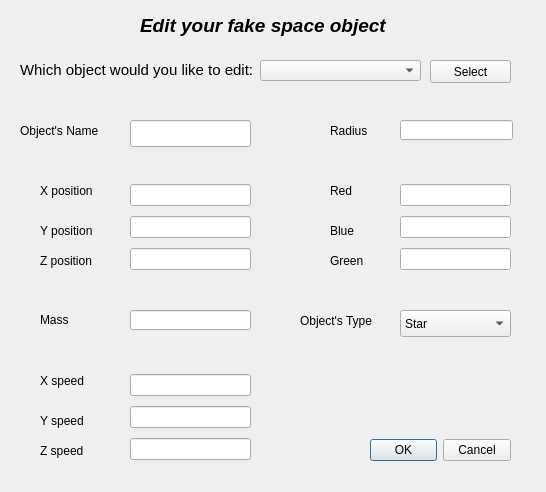
<?xml version="1.0" encoding="UTF-8"?>
<ui version="4.0">
 <class>EditSpaceObject</class>
 <widget class="QDialog" name="EditSpaceObject">
  <property name="geometry">
   <rect>
    <x>0</x>
    <y>0</y>
    <width>546</width>
    <height>492</height>
   </rect>
  </property>
  <property name="windowTitle">
   <string>Edit fake space object</string>
  </property>
  <widget class="QLabel" name="label_13">
   <property name="geometry">
    <rect>
     <x>140</x>
     <y>10</y>
     <width>341</width>
     <height>31</height>
    </rect>
   </property>
   <property name="font">
    <font>
     <pointsize>14</pointsize>
     <weight>75</weight>
     <italic>true</italic>
     <bold>true</bold>
    </font>
   </property>
   <property name="text">
    <string>Edit your fake space object</string>
   </property>
  </widget>
  <widget class="QLabel" name="label_6">
   <property name="geometry">
    <rect>
     <x>40</x>
     <y>440</y>
     <width>81</width>
     <height>21</height>
    </rect>
   </property>
   <property name="text">
    <string>Z speed</string>
   </property>
  </widget>
  <widget class="QWidget" name="layoutWidget">
   <property name="geometry">
    <rect>
     <x>130</x>
     <y>370</y>
     <width>121</width>
     <height>95</height>
    </rect>
   </property>
   <layout class="QVBoxLayout" name="verticalLayout">
    <item>
     <widget class="QLineEdit" name="lineEdit_6"/>
    </item>
    <item>
     <widget class="QLineEdit" name="lineEdit_7"/>
    </item>
    <item>
     <widget class="QLineEdit" name="lineEdit_8"/>
    </item>
   </layout>
  </widget>
  <widget class="QLabel" name="label_7">
   <property name="geometry">
    <rect>
     <x>40</x>
     <y>410</y>
     <width>81</width>
     <height>21</height>
    </rect>
   </property>
   <property name="text">
    <string>Y speed</string>
   </property>
  </widget>
  <widget class="QLineEdit" name="lineEdit">
   <property name="geometry">
    <rect>
     <x>130</x>
     <y>120</y>
     <width>121</width>
     <height>27</height>
    </rect>
   </property>
   <property name="text">
    <string/>
   </property>
  </widget>
  <widget class="QLabel" name="label_10">
   <property name="geometry">
    <rect>
     <x>330</x>
     <y>250</y>
     <width>61</width>
     <height>21</height>
    </rect>
   </property>
   <property name="text">
    <string>Green</string>
   </property>
  </widget>
  <widget class="QLabel" name="label_14">
   <property name="geometry">
    <rect>
     <x>330</x>
     <y>120</y>
     <width>51</width>
     <height>21</height>
    </rect>
   </property>
   <property name="text">
    <string>Radius</string>
   </property>
  </widget>
  <widget class="QLabel" name="label_5">
   <property name="geometry">
    <rect>
     <x>40</x>
     <y>310</y>
     <width>81</width>
     <height>20</height>
    </rect>
   </property>
   <property name="text">
    <string>Mass</string>
   </property>
  </widget>
  <widget class="QLabel" name="label_11">
   <property name="geometry">
    <rect>
     <x>330</x>
     <y>180</y>
     <width>61</width>
     <height>21</height>
    </rect>
   </property>
   <property name="text">
    <string>Red</string>
   </property>
  </widget>
  <widget class="QDialogButtonBox" name="buttonBox">
   <property name="geometry">
    <rect>
     <x>370</x>
     <y>330</y>
     <width>141</width>
     <height>241</height>
    </rect>
   </property>
   <property name="minimumSize">
    <size>
     <width>0</width>
     <height>241</height>
    </size>
   </property>
   <property name="maximumSize">
    <size>
     <width>16777215</width>
     <height>241</height>
    </size>
   </property>
   <property name="orientation">
    <enum>Qt::Horizontal</enum>
   </property>
   <property name="standardButtons">
    <set>QDialogButtonBox::Cancel|QDialogButtonBox::Ok</set>
   </property>
  </widget>
  <widget class="QLabel" name="label">
   <property name="geometry">
    <rect>
     <x>20</x>
     <y>120</y>
     <width>101</width>
     <height>21</height>
    </rect>
   </property>
   <property name="text">
    <string>Object's Name</string>
   </property>
  </widget>
  <widget class="QWidget" name="layoutWidget_2">
   <property name="geometry">
    <rect>
     <x>130</x>
     <y>180</y>
     <width>121</width>
     <height>95</height>
    </rect>
   </property>
   <layout class="QVBoxLayout" name="verticalLayout_2">
    <item>
     <widget class="QLineEdit" name="lineEdit_2"/>
    </item>
    <item>
     <widget class="QLineEdit" name="lineEdit_3"/>
    </item>
    <item>
     <widget class="QLineEdit" name="lineEdit_4"/>
    </item>
   </layout>
  </widget>
  <widget class="QLabel" name="label_2">
   <property name="geometry">
    <rect>
     <x>40</x>
     <y>250</y>
     <width>81</width>
     <height>21</height>
    </rect>
   </property>
   <property name="text">
    <string>Z position</string>
   </property>
  </widget>
  <widget class="QWidget" name="layoutWidget_3">
   <property name="geometry">
    <rect>
     <x>400</x>
     <y>180</y>
     <width>111</width>
     <height>95</height>
    </rect>
   </property>
   <layout class="QVBoxLayout" name="verticalLayout_3">
    <item>
     <widget class="QLineEdit" name="lineEdit_10"/>
    </item>
    <item>
     <widget class="QLineEdit" name="lineEdit_11"/>
    </item>
    <item>
     <widget class="QLineEdit" name="lineEdit_12"/>
    </item>
   </layout>
  </widget>
  <widget class="QLabel" name="label_3">
   <property name="geometry">
    <rect>
     <x>40</x>
     <y>220</y>
     <width>81</width>
     <height>21</height>
    </rect>
   </property>
   <property name="text">
    <string>Y position</string>
   </property>
  </widget>
  <widget class="QComboBox" name="comboBox">
   <property name="geometry">
    <rect>
     <x>400</x>
     <y>310</y>
     <width>111</width>
     <height>27</height>
    </rect>
   </property>
   <item>
    <property name="text">
     <string>Star</string>
    </property>
   </item>
   <item>
    <property name="text">
     <string>Planet</string>
    </property>
   </item>
   <item>
    <property name="text">
     <string>Satellite</string>
    </property>
   </item>
  </widget>
  <widget class="QLabel" name="label_9">
   <property name="geometry">
    <rect>
     <x>330</x>
     <y>220</y>
     <width>61</width>
     <height>21</height>
    </rect>
   </property>
   <property name="text">
    <string>Blue</string>
   </property>
  </widget>
  <widget class="QLabel" name="label_12">
   <property name="geometry">
    <rect>
     <x>300</x>
     <y>310</y>
     <width>101</width>
     <height>21</height>
    </rect>
   </property>
   <property name="text">
    <string>Object's Type</string>
   </property>
  </widget>
  <widget class="QLabel" name="label_4">
   <property name="geometry">
    <rect>
     <x>40</x>
     <y>180</y>
     <width>81</width>
     <height>21</height>
    </rect>
   </property>
   <property name="text">
    <string>X position</string>
   </property>
  </widget>
  <widget class="QLabel" name="label_8">
   <property name="geometry">
    <rect>
     <x>40</x>
     <y>370</y>
     <width>81</width>
     <height>21</height>
    </rect>
   </property>
   <property name="text">
    <string>X speed</string>
   </property>
  </widget>
  <widget class="QLabel" name="label_15">
   <property name="geometry">
    <rect>
     <x>20</x>
     <y>60</y>
     <width>241</width>
     <height>20</height>
    </rect>
   </property>
   <property name="font">
    <font>
     <pointsize>11</pointsize>
     <weight>50</weight>
     <bold>false</bold>
    </font>
   </property>
   <property name="text">
    <string>Which object would you like to edit:</string>
   </property>
  </widget>
  <widget class="QComboBox" name="comboBox_2">
   <property name="geometry">
    <rect>
     <x>260</x>
     <y>60</y>
     <width>161</width>
     <height>21</height>
    </rect>
   </property>
  </widget>
  <widget class="QPushButton" name="pushButton">
   <property name="geometry">
    <rect>
     <x>430</x>
     <y>60</y>
     <width>81</width>
     <height>23</height>
    </rect>
   </property>
   <property name="text">
    <string>Select</string>
   </property>
  </widget>
  <widget class="QLineEdit" name="lineEdit_5">
   <property name="geometry">
    <rect>
     <x>130</x>
     <y>310</y>
     <width>121</width>
     <height>20</height>
    </rect>
   </property>
  </widget>
  <widget class="QLineEdit" name="lineEdit_9">
   <property name="geometry">
    <rect>
     <x>400</x>
     <y>120</y>
     <width>113</width>
     <height>20</height>
    </rect>
   </property>
  </widget>
 </widget>
 <resources/>
 <connections>
  <connection>
   <sender>buttonBox</sender>
   <signal>rejected()</signal>
   <receiver>EditSpaceObject</receiver>
   <slot>reject()</slot>
   <hints>
    <hint type="sourcelabel">
     <x>440</x>
     <y>390</y>
    </hint>
    <hint type="destinationlabel">
     <x>272</x>
     <y>211</y>
    </hint>
   </hints>
  </connection>
  <connection>
   <sender>buttonBox</sender>
   <signal>accepted()</signal>
   <receiver>EditSpaceObject</receiver>
   <slot>accept()</slot>
   <hints>
    <hint type="sourcelabel">
     <x>440</x>
     <y>390</y>
    </hint>
    <hint type="destinationlabel">
     <x>272</x>
     <y>211</y>
    </hint>
   </hints>
  </connection>
 </connections>
</ui>
